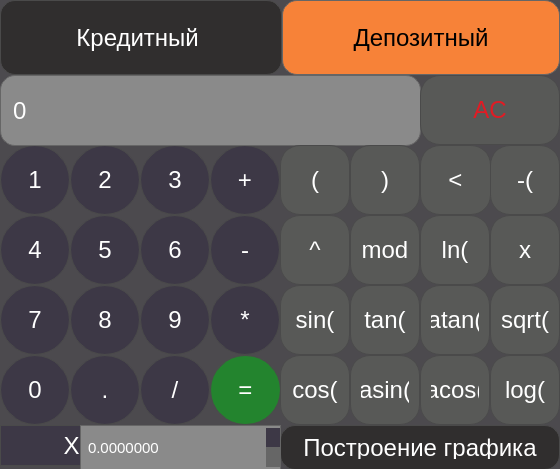
<?xml version="1.0" encoding="UTF-8"?>
<ui version="4.0">
 <class>MainWindow</class>
 <widget class="QMainWindow" name="MainWindow">
  <property name="geometry">
   <rect>
    <x>0</x>
    <y>0</y>
    <width>560</width>
    <height>469</height>
   </rect>
  </property>
  <property name="windowTitle">
   <string>MainWindow</string>
  </property>
  <property name="styleSheet">
   <string notr="true">font: 500 11pt &quot;Ubuntu Sans&quot;;
</string>
  </property>
  <widget class="QWidget" name="centralwidget">
   <property name="styleSheet">
    <string notr="true">background-color:rgb(76, 74, 78);
font: 500 11pt &quot;Ubuntu Sans&quot;;</string>
   </property>
   <widget class="QPushButton" name="pushButton_1">
    <property name="geometry">
     <rect>
      <x>0</x>
      <y>145</y>
      <width>70</width>
      <height>70</height>
     </rect>
    </property>
    <property name="styleSheet">
     <string notr="true">QPushButton {
    background-color:  rgb(61, 56, 70); /* Основной цвет кнопки*/
    color: #ffffff; /* Белый текст */
    border: 1px solid #4a4a4a; /* Светло-серый бордер */
    border-radius: 35px; /* Закругление углов */
    padding: 10px;
    font-size: 24px;
}

QPushButton:hover {
    background-color:rgb(118, 118, 118); /* Светлее при наведении */
}

QPushButton:pressed {
    background-color: rgb(0, 0, 0); /* Темнее при нажатии */
}
</string>
    </property>
    <property name="text">
     <string>1</string>
    </property>
   </widget>
   <widget class="QPushButton" name="pushButton_2">
    <property name="geometry">
     <rect>
      <x>70</x>
      <y>145</y>
      <width>70</width>
      <height>70</height>
     </rect>
    </property>
    <property name="styleSheet">
     <string notr="true">QPushButton {
    background-color:  rgb(61, 56, 70); /* Основной цвет кнопки*/
    color: #ffffff; /* Белый текст */
    border: 1px solid #4a4a4a; /* Светло-серый бордер */
    border-radius: 35px; /* Закругление углов */
    padding: 10px;
    font-size: 24px;
}

QPushButton:hover {
    background-color:rgb(118, 118, 118); /* Светлее при наведении */
}

QPushButton:pressed {
    background-color: rgb(0, 0, 0); /* Темнее при нажатии */
}
</string>
    </property>
    <property name="text">
     <string>2</string>
    </property>
   </widget>
   <widget class="QPushButton" name="pushButton_3">
    <property name="geometry">
     <rect>
      <x>140</x>
      <y>145</y>
      <width>70</width>
      <height>70</height>
     </rect>
    </property>
    <property name="styleSheet">
     <string notr="true">QPushButton {
    background-color:  rgb(61, 56, 70); /* Основной цвет кнопки*/
    color: #ffffff; /* Белый текст */
    border: 1px solid #4a4a4a; /* Светло-серый бордер */
    border-radius: 35px; /* Закругление углов */
    padding: 10px;
    font-size: 24px;
}

QPushButton:hover {
    background-color:rgb(118, 118, 118); /* Светлее при наведении */
}

QPushButton:pressed {
    background-color: rgb(0, 0, 0); /* Темнее при нажатии */
}
</string>
    </property>
    <property name="text">
     <string>3</string>
    </property>
   </widget>
   <widget class="QPushButton" name="pushButton_4">
    <property name="geometry">
     <rect>
      <x>0</x>
      <y>215</y>
      <width>70</width>
      <height>70</height>
     </rect>
    </property>
    <property name="styleSheet">
     <string notr="true">QPushButton {
    background-color:  rgb(61, 56, 70); /* Основной цвет кнопки*/
    color: #ffffff; /* Белый текст */
    border: 1px solid #4a4a4a; /* Светло-серый бордер */
    border-radius: 35px; /* Закругление углов */
    padding: 10px;
    font-size: 24px;
}

QPushButton:hover {
    background-color:rgb(118, 118, 118); /* Светлее при наведении */
}

QPushButton:pressed {
    background-color: rgb(0, 0, 0); /* Темнее при нажатии */
}
</string>
    </property>
    <property name="text">
     <string>4</string>
    </property>
   </widget>
   <widget class="QPushButton" name="pushButton_5">
    <property name="geometry">
     <rect>
      <x>70</x>
      <y>215</y>
      <width>70</width>
      <height>70</height>
     </rect>
    </property>
    <property name="styleSheet">
     <string notr="true">QPushButton {
    background-color:  rgb(61, 56, 70); /* Основной цвет кнопки*/
    color: #ffffff; /* Белый текст */
    border: 1px solid #4a4a4a; /* Светло-серый бордер */
    border-radius: 35px; /* Закругление углов */
    padding: 10px;
    font-size: 24px;
}

QPushButton:hover {
    background-color:rgb(118, 118, 118); /* Светлее при наведении */
}

QPushButton:pressed {
    background-color: rgb(0, 0, 0); /* Темнее при нажатии */
}
</string>
    </property>
    <property name="text">
     <string>5</string>
    </property>
   </widget>
   <widget class="QPushButton" name="pushButton_7">
    <property name="geometry">
     <rect>
      <x>0</x>
      <y>285</y>
      <width>70</width>
      <height>70</height>
     </rect>
    </property>
    <property name="styleSheet">
     <string notr="true">QPushButton {
    background-color:  rgb(61, 56, 70); /* Основной цвет кнопки*/
    color: #ffffff; /* Белый текст */
    border: 1px solid #4a4a4a; /* Светло-серый бордер */
    border-radius: 35px; /* Закругление углов */
    padding: 10px;
    font-size: 24px;
}

QPushButton:hover {
    background-color:rgb(118, 118, 118); /* Светлее при наведении */
}

QPushButton:pressed {
    background-color: rgb(0, 0, 0); /* Темнее при нажатии */
}
</string>
    </property>
    <property name="text">
     <string>7</string>
    </property>
   </widget>
   <widget class="QPushButton" name="pushButton_6">
    <property name="geometry">
     <rect>
      <x>140</x>
      <y>215</y>
      <width>70</width>
      <height>70</height>
     </rect>
    </property>
    <property name="styleSheet">
     <string notr="true">QPushButton {
    background-color:  rgb(61, 56, 70); /* Основной цвет кнопки*/
    color: #ffffff; /* Белый текст */
    border: 1px solid #4a4a4a; /* Светло-серый бордер */
    border-radius: 35px; /* Закругление углов */
    padding: 10px;
    font-size: 24px;
}

QPushButton:hover {
    background-color:rgb(118, 118, 118); /* Светлее при наведении */
}

QPushButton:pressed {
    background-color: rgb(0, 0, 0); /* Темнее при нажатии */
}
</string>
    </property>
    <property name="text">
     <string>6</string>
    </property>
   </widget>
   <widget class="QPushButton" name="pushButton_8">
    <property name="geometry">
     <rect>
      <x>70</x>
      <y>285</y>
      <width>70</width>
      <height>70</height>
     </rect>
    </property>
    <property name="styleSheet">
     <string notr="true">QPushButton {
    background-color:  rgb(61, 56, 70); /* Основной цвет кнопки*/
    color: #ffffff; /* Белый текст */
    border: 1px solid #4a4a4a; /* Светло-серый бордер */
    border-radius: 35px; /* Закругление углов */
    padding: 10px;
    font-size: 24px;
}

QPushButton:hover {
    background-color:rgb(118, 118, 118); /* Светлее при наведении */
}

QPushButton:pressed {
    background-color: rgb(0, 0, 0); /* Темнее при нажатии */
}
</string>
    </property>
    <property name="text">
     <string>8</string>
    </property>
   </widget>
   <widget class="QPushButton" name="pushButton_point">
    <property name="geometry">
     <rect>
      <x>70</x>
      <y>355</y>
      <width>70</width>
      <height>70</height>
     </rect>
    </property>
    <property name="styleSheet">
     <string notr="true">QPushButton {
    background-color:  rgb(61, 56, 70); /* Основной цвет кнопки*/
    color: #ffffff; /* Белый текст */
    border: 1px solid #4a4a4a; /* Светло-серый бордер */
    border-radius: 35px; /* Закругление углов */
    padding: 10px;
    font-size: 24px;
}

QPushButton:hover {
    background-color:rgb(118, 118, 118); /* Светлее при наведении */
}

QPushButton:pressed {
    background-color: rgb(0, 0, 0); /* Темнее при нажатии */
}
</string>
    </property>
    <property name="text">
     <string>.</string>
    </property>
   </widget>
   <widget class="QPushButton" name="pushButton_9">
    <property name="geometry">
     <rect>
      <x>140</x>
      <y>285</y>
      <width>70</width>
      <height>70</height>
     </rect>
    </property>
    <property name="styleSheet">
     <string notr="true">QPushButton {
    background-color:  rgb(61, 56, 70); /* Основной цвет кнопки*/
    color: #ffffff; /* Белый текст */
    border: 1px solid #4a4a4a; /* Светло-серый бордер */
    border-radius: 35px; /* Закругление углов */
    padding: 10px;
    font-size: 24px;
}

QPushButton:hover {
    background-color:rgb(118, 118, 118); /* Светлее при наведении */
}

QPushButton:pressed {
    background-color: rgb(0, 0, 0); /* Темнее при нажатии */
}
</string>
    </property>
    <property name="text">
     <string>9</string>
    </property>
   </widget>
   <widget class="QPushButton" name="pushButton_0">
    <property name="geometry">
     <rect>
      <x>0</x>
      <y>355</y>
      <width>70</width>
      <height>70</height>
     </rect>
    </property>
    <property name="styleSheet">
     <string notr="true">QPushButton {
    background-color:  rgb(61, 56, 70); /* Основной цвет кнопки*/
    color: #ffffff; /* Белый текст */
    border: 1px solid #4a4a4a; /* Светло-серый бордер */
    border-radius: 35px; /* Закругление углов */
    padding: 10px;
    font-size: 24px;
}

QPushButton:hover {
    background-color:rgb(118, 118, 118); /* Светлее при наведении */
}

QPushButton:pressed {
    background-color: rgb(0, 0, 0); /* Темнее при нажатии */
}
</string>
    </property>
    <property name="text">
     <string>0</string>
    </property>
   </widget>
   <widget class="QPushButton" name="pushButton_plus">
    <property name="geometry">
     <rect>
      <x>210</x>
      <y>145</y>
      <width>70</width>
      <height>70</height>
     </rect>
    </property>
    <property name="styleSheet">
     <string notr="true">QPushButton {
    background-color:  rgb(61, 56, 70); /* Основной цвет кнопки*/
    color: #ffffff; /* Белый текст */
    border: 1px solid #4a4a4a; /* Светло-серый бордер */
    border-radius: 35px; /* Закругление углов */
    padding: 10px;
    font-size: 24px;
}

QPushButton:hover {
    background-color:rgb(118, 118, 118); /* Светлее при наведении */
}

QPushButton:pressed {
    background-color: rgb(0, 0, 0); /* Темнее при нажатии */
}
</string>
    </property>
    <property name="text">
     <string>+</string>
    </property>
   </widget>
   <widget class="QPushButton" name="pushButton_minus">
    <property name="geometry">
     <rect>
      <x>210</x>
      <y>215</y>
      <width>70</width>
      <height>70</height>
     </rect>
    </property>
    <property name="styleSheet">
     <string notr="true">QPushButton {
    background-color:  rgb(61, 56, 70); /* Основной цвет кнопки*/
    color: #ffffff; /* Белый текст */
    border: 1px solid #4a4a4a; /* Светло-серый бордер */
    border-radius: 35px; /* Закругление углов */
    padding: 10px;
    font-size: 24px;
}

QPushButton:hover {
    background-color:rgb(118, 118, 118); /* Светлее при наведении */
}

QPushButton:pressed {
    background-color: rgb(0, 0, 0); /* Темнее при нажатии */
}
</string>
    </property>
    <property name="text">
     <string>-</string>
    </property>
   </widget>
   <widget class="QPushButton" name="pushButton_mul">
    <property name="geometry">
     <rect>
      <x>210</x>
      <y>285</y>
      <width>70</width>
      <height>70</height>
     </rect>
    </property>
    <property name="styleSheet">
     <string notr="true">QPushButton {
    background-color:  rgb(61, 56, 70); /* Основной цвет кнопки*/
    color: #ffffff; /* Белый текст */
    border: 1px solid #4a4a4a; /* Светло-серый бордер */
    border-radius: 35px; /* Закругление углов */
    padding: 10px;
    font-size: 24px;
}

QPushButton:hover {
    background-color:rgb(118, 118, 118); /* Светлее при наведении */
}

QPushButton:pressed {
    background-color: rgb(0, 0, 0); /* Темнее при нажатии */
}
</string>
    </property>
    <property name="text">
     <string>*</string>
    </property>
   </widget>
   <widget class="QPushButton" name="pushButton_div">
    <property name="geometry">
     <rect>
      <x>140</x>
      <y>355</y>
      <width>70</width>
      <height>70</height>
     </rect>
    </property>
    <property name="styleSheet">
     <string notr="true">QPushButton {
    background-color:  rgb(61, 56, 70); /* Основной цвет кнопки*/
    color: #ffffff; /* Белый текст */
    border: 1px solid #4a4a4a; /* Светло-серый бордер */
    border-radius: 35px; /* Закругление углов */
    padding: 10px;
    font-size: 24px;
}

QPushButton:hover {
    background-color:rgb(118, 118, 118); /* Светлее при наведении */
}

QPushButton:pressed {
    background-color: rgb(0, 0, 0); /* Темнее при нажатии */
}
</string>
    </property>
    <property name="text">
     <string>/</string>
    </property>
   </widget>
   <widget class="QLineEdit" name="lineEdit">
    <property name="geometry">
     <rect>
      <x>0</x>
      <y>75</y>
      <width>421</width>
      <height>71</height>
     </rect>
    </property>
    <property name="styleSheet">
     <string notr="true">QLineEdit {
    background-color: #8a8a8a; /* Темный фон дисплея */
    color: #ffffff; /* Белый текст */
    border: 1px solid #666666; /* Светло-серый бордер */
	border-radius: 15px; /* Закругление углов */
    padding: 10px;
    font-size: 24px;
}
</string>
    </property>
    <property name="text">
     <string>0</string>
    </property>
   </widget>
   <widget class="QPushButton" name="pushButton_AC">
    <property name="geometry">
     <rect>
      <x>420</x>
      <y>75</y>
      <width>140</width>
      <height>70</height>
     </rect>
    </property>
    <property name="styleSheet">
     <string notr="true">QPushButton {
    background-color:  rgb(88, 89, 87); /* Основной цвет кнопки*/
    color: rgb(224, 27, 36); /* Белый текст */
    border: 1px solid #4a4a4a; /* Светло-серый бордер */
    border-radius: 20px; /* Закругление углов */
    padding: 10px;
    font-size: 24px;
}

QPushButton:hover {
    background-color:rgb(192, 191, 188); /* Светлее при наведении */
}

QPushButton:pressed {
    background-color: rgb(0, 0, 0); /* Темнее при нажатии */
}
</string>
    </property>
    <property name="text">
     <string>AC</string>
    </property>
   </widget>
   <widget class="QPushButton" name="pushButton_res">
    <property name="geometry">
     <rect>
      <x>210</x>
      <y>355</y>
      <width>71</width>
      <height>70</height>
     </rect>
    </property>
    <property name="styleSheet">
     <string notr="true">QPushButton {
    background-color:  rgb(35, 132, 46); /* Основной цвет кнопки*/
    color: #ffffff; /* Белый текст */
    border: 1px solid #4a4a4a; /* Светло-серый бордер */
    border-radius: 35px; /* Закругление углов */
    padding: 10px;
    font-size: 24px;
}

QPushButton:hover {
    background-color:rgb(51, 209, 122); /* Светлее при наведении */
}

QPushButton:pressed {
    background-color: rgb(143, 240, 164); /* Темнее при нажатии */
}
</string>
    </property>
    <property name="text">
     <string>=</string>
    </property>
   </widget>
   <widget class="QPushButton" name="pushButton_open">
    <property name="geometry">
     <rect>
      <x>280</x>
      <y>145</y>
      <width>70</width>
      <height>70</height>
     </rect>
    </property>
    <property name="styleSheet">
     <string notr="true">QPushButton {
    background-color:  rgb(88, 89, 87); /* Основной цвет кнопки*/
    color: #ffffff; /* Белый текст */
    border: 1px solid #4a4a4a; /* Светло-серый бордер */
    border-radius: 20px; /* Закругление углов */
    padding: 10px;
    font-size: 24px;
}

QPushButton:hover {
    background-color:rgb(192, 191, 188); /* Светлее при наведении */
}

QPushButton:pressed {
    background-color: rgb(0, 0, 0); /* Темнее при нажатии */
}
</string>
    </property>
    <property name="text">
     <string>(</string>
    </property>
   </widget>
   <widget class="QPushButton" name="pushButton_close">
    <property name="geometry">
     <rect>
      <x>350</x>
      <y>145</y>
      <width>70</width>
      <height>70</height>
     </rect>
    </property>
    <property name="styleSheet">
     <string notr="true">QPushButton {
    background-color:  rgb(88, 89, 87); /* Основной цвет кнопки*/
    color: #ffffff; /* Белый текст */
    border: 1px solid #4a4a4a; /* Светло-серый бордер */
    border-radius: 20px; /* Закругление углов */
    padding: 10px;
    font-size: 24px;
}

QPushButton:hover {
    background-color:rgb(192, 191, 188); /* Светлее при наведении */
}

QPushButton:pressed {
    background-color: rgb(0, 0, 0); /* Темнее при нажатии */
}
</string>
    </property>
    <property name="text">
     <string>)</string>
    </property>
   </widget>
   <widget class="QPushButton" name="pushButton_pow">
    <property name="geometry">
     <rect>
      <x>280</x>
      <y>215</y>
      <width>70</width>
      <height>70</height>
     </rect>
    </property>
    <property name="styleSheet">
     <string notr="true">QPushButton {
    background-color:  rgb(88, 89, 87); /* Основной цвет кнопки*/
    color: #ffffff; /* Белый текст */
    border: 1px solid #4a4a4a; /* Светло-серый бордер */
    border-radius: 20px; /* Закругление углов */
    padding: 10px;
    font-size: 24px;
}

QPushButton:hover {
    background-color:rgb(192, 191, 188); /* Светлее при наведении */
}

QPushButton:pressed {
    background-color: rgb(0, 0, 0); /* Темнее при нажатии */
}
</string>
    </property>
    <property name="text">
     <string>^</string>
    </property>
   </widget>
   <widget class="QPushButton" name="pushButton_mod">
    <property name="geometry">
     <rect>
      <x>350</x>
      <y>215</y>
      <width>70</width>
      <height>70</height>
     </rect>
    </property>
    <property name="styleSheet">
     <string notr="true">QPushButton {
    background-color:  rgb(88, 89, 87); /* Основной цвет кнопки*/
    color: #ffffff; /* Белый текст */
    border: 1px solid #4a4a4a; /* Светло-серый бордер */
    border-radius: 20px; /* Закругление углов */
    padding: 10px;
    font-size: 24px;
}

QPushButton:hover {
    background-color:rgb(192, 191, 188); /* Светлее при наведении */
}

QPushButton:pressed {
    background-color: rgb(0, 0, 0); /* Темнее при нажатии */
}
</string>
    </property>
    <property name="text">
     <string>mod</string>
    </property>
   </widget>
   <widget class="QPushButton" name="pushButton_sin">
    <property name="geometry">
     <rect>
      <x>280</x>
      <y>285</y>
      <width>70</width>
      <height>70</height>
     </rect>
    </property>
    <property name="styleSheet">
     <string notr="true">QPushButton {
    background-color:  rgb(88, 89, 87); /* Основной цвет кнопки*/
    color: #ffffff; /* Белый текст */
    border: 1px solid #4a4a4a; /* Светло-серый бордер */
    border-radius: 20px; /* Закругление углов */
    padding: 10px;
    font-size: 24px;
}

QPushButton:hover {
    background-color:rgb(192, 191, 188); /* Светлее при наведении */
}

QPushButton:pressed {
    background-color: rgb(0, 0, 0); /* Темнее при нажатии */
}
</string>
    </property>
    <property name="text">
     <string>sin(</string>
    </property>
   </widget>
   <widget class="QPushButton" name="pushButton_cos">
    <property name="geometry">
     <rect>
      <x>280</x>
      <y>355</y>
      <width>70</width>
      <height>70</height>
     </rect>
    </property>
    <property name="styleSheet">
     <string notr="true">QPushButton {
    background-color:  rgb(88, 89, 87); /* Основной цвет кнопки*/
    color: #ffffff; /* Белый текст */
    border: 1px solid #4a4a4a; /* Светло-серый бордер */
    border-radius: 20px; /* Закругление углов */
    padding: 10px;
    font-size: 24px;
}

QPushButton:hover {
    background-color:rgb(192, 191, 188); /* Светлее при наведении */
}

QPushButton:pressed {
    background-color: rgb(0, 0, 0); /* Темнее при нажатии */
}
</string>
    </property>
    <property name="text">
     <string>cos(</string>
    </property>
   </widget>
   <widget class="QPushButton" name="pushButton_tan">
    <property name="geometry">
     <rect>
      <x>350</x>
      <y>285</y>
      <width>70</width>
      <height>70</height>
     </rect>
    </property>
    <property name="styleSheet">
     <string notr="true">QPushButton {
    background-color:  rgb(88, 89, 87); /* Основной цвет кнопки*/
    color: #ffffff; /* Белый текст */
    border: 1px solid #4a4a4a; /* Светло-серый бордер */
    border-radius: 20px; /* Закругление углов */
    padding: 10px;
    font-size: 24px;
}

QPushButton:hover {
    background-color:rgb(192, 191, 188); /* Светлее при наведении */
}

QPushButton:pressed {
    background-color: rgb(0, 0, 0); /* Темнее при нажатии */
}
</string>
    </property>
    <property name="text">
     <string>tan(</string>
    </property>
   </widget>
   <widget class="QPushButton" name="pushButton_asin">
    <property name="geometry">
     <rect>
      <x>350</x>
      <y>355</y>
      <width>70</width>
      <height>70</height>
     </rect>
    </property>
    <property name="styleSheet">
     <string notr="true">QPushButton {
    background-color:  rgb(88, 89, 87); /* Основной цвет кнопки*/
    color: #ffffff; /* Белый текст */
    border: 1px solid #4a4a4a; /* Светло-серый бордер */
    border-radius: 20px; /* Закругление углов */
    padding: 10px;
    font-size: 24px;
}

QPushButton:hover {
    background-color:rgb(192, 191, 188); /* Светлее при наведении */
}

QPushButton:pressed {
    background-color: rgb(0, 0, 0); /* Темнее при нажатии */
}
</string>
    </property>
    <property name="text">
     <string>asin(</string>
    </property>
   </widget>
   <widget class="QPushButton" name="pushButton_acos">
    <property name="geometry">
     <rect>
      <x>420</x>
      <y>355</y>
      <width>70</width>
      <height>70</height>
     </rect>
    </property>
    <property name="styleSheet">
     <string notr="true">QPushButton {
    background-color:  rgb(88, 89, 87); /* Основной цвет кнопки*/
    color: #ffffff; /* Белый текст */
    border: 1px solid #4a4a4a; /* Светло-серый бордер */
    border-radius: 20px; /* Закругление углов */
    padding: 10px;
    font-size: 24px;
}

QPushButton:hover {
    background-color:rgb(192, 191, 188); /* Светлее при наведении */
}

QPushButton:pressed {
    background-color: rgb(0, 0, 0); /* Темнее при нажатии */
}
</string>
    </property>
    <property name="text">
     <string>acos(</string>
    </property>
   </widget>
   <widget class="QPushButton" name="pushButton_atan">
    <property name="geometry">
     <rect>
      <x>420</x>
      <y>285</y>
      <width>70</width>
      <height>70</height>
     </rect>
    </property>
    <property name="styleSheet">
     <string notr="true">QPushButton {
    background-color:  rgb(88, 89, 87); /* Основной цвет кнопки*/
    color: #ffffff; /* Белый текст */
    border: 1px solid #4a4a4a; /* Светло-серый бордер */
    border-radius: 20px; /* Закругление углов */
    padding: 10px;
    font-size: 24px;
}

QPushButton:hover {
    background-color:rgb(192, 191, 188); /* Светлее при наведении */
}

QPushButton:pressed {
    background-color: rgb(0, 0, 0); /* Темнее при нажатии */
}
</string>
    </property>
    <property name="text">
     <string>atan(</string>
    </property>
   </widget>
   <widget class="QPushButton" name="pushButton_ln">
    <property name="geometry">
     <rect>
      <x>420</x>
      <y>215</y>
      <width>70</width>
      <height>70</height>
     </rect>
    </property>
    <property name="styleSheet">
     <string notr="true">QPushButton {
    background-color:  rgb(88, 89, 87); /* Основной цвет кнопки*/
    color: #ffffff; /* Белый текст */
    border: 1px solid #4a4a4a; /* Светло-серый бордер */
    border-radius: 20px; /* Закругление углов */
    padding: 10px;
    font-size: 24px;
}

QPushButton:hover {
    background-color:rgb(192, 191, 188); /* Светлее при наведении */
}

QPushButton:pressed {
    background-color: rgb(0, 0, 0); /* Темнее при нажатии */
}
</string>
    </property>
    <property name="text">
     <string>ln(</string>
    </property>
   </widget>
   <widget class="QPushButton" name="pushButton_log">
    <property name="geometry">
     <rect>
      <x>490</x>
      <y>355</y>
      <width>70</width>
      <height>70</height>
     </rect>
    </property>
    <property name="styleSheet">
     <string notr="true">QPushButton {
    background-color:  rgb(88, 89, 87); /* Основной цвет кнопки*/
    color: #ffffff; /* Белый текст */
    border: 1px solid #4a4a4a; /* Светло-серый бордер */
    border-radius: 20px; /* Закругление углов */
    padding: 10px;
    font-size: 24px;
}

QPushButton:hover {
    background-color:rgb(192, 191, 188); /* Светлее при наведении */
}

QPushButton:pressed {
    background-color: rgb(0, 0, 0); /* Темнее при нажатии */
}
</string>
    </property>
    <property name="text">
     <string>log(</string>
    </property>
   </widget>
   <widget class="QPushButton" name="pushButton_sqrt">
    <property name="geometry">
     <rect>
      <x>490</x>
      <y>285</y>
      <width>70</width>
      <height>70</height>
     </rect>
    </property>
    <property name="styleSheet">
     <string notr="true">QPushButton {
    background-color:  rgb(88, 89, 87); /* Основной цвет кнопки*/
    color: #ffffff; /* Белый текст */
    border: 1px solid #4a4a4a; /* Светло-серый бордер */
    border-radius: 20px; /* Закругление углов */
    padding: 10px;
    font-size: 24px;
}

QPushButton:hover {
    background-color:rgb(192, 191, 188); /* Светлее при наведении */
}

QPushButton:pressed {
    background-color: rgb(0, 0, 0); /* Темнее при нажатии */
}
</string>
    </property>
    <property name="text">
     <string>sqrt(</string>
    </property>
   </widget>
   <widget class="QPushButton" name="pushButton_x">
    <property name="geometry">
     <rect>
      <x>490</x>
      <y>215</y>
      <width>70</width>
      <height>70</height>
     </rect>
    </property>
    <property name="styleSheet">
     <string notr="true">QPushButton {
    background-color:  rgb(88, 89, 87); /* Основной цвет кнопки*/
    color: #ffffff; /* Белый текст */
    border: 1px solid #4a4a4a; /* Светло-серый бордер */
    border-radius: 20px; /* Закругление углов */
    padding: 10px;
    font-size: 24px;
}

QPushButton:hover {
    background-color:rgb(192, 191, 188); /* Светлее при наведении */
}

QPushButton:pressed {
    background-color: rgb(0, 0, 0); /* Темнее при нажатии */
}
</string>
    </property>
    <property name="text">
     <string>x</string>
    </property>
   </widget>
   <widget class="QPushButton" name="pushButton_minus_close">
    <property name="geometry">
     <rect>
      <x>490</x>
      <y>145</y>
      <width>70</width>
      <height>70</height>
     </rect>
    </property>
    <property name="styleSheet">
     <string notr="true">QPushButton {
    background-color:  rgb(88, 89, 87); /* Основной цвет кнопки*/
    color: #ffffff; /* Белый текст */
    border: 1px solid #4a4a4a; /* Светло-серый бордер */
    border-radius: 20px; /* Закругление углов */
    padding: 10px;
    font-size: 24px;
}

QPushButton:hover {
    background-color:rgb(192, 191, 188); /* Светлее при наведении */
}

QPushButton:pressed {
    background-color: rgb(0, 0, 0); /* Темнее при нажатии */
}
</string>
    </property>
    <property name="text">
     <string>-(</string>
    </property>
   </widget>
   <widget class="QPushButton" name="pushButton_graf">
    <property name="geometry">
     <rect>
      <x>280</x>
      <y>425</y>
      <width>280</width>
      <height>45</height>
     </rect>
    </property>
    <property name="styleSheet">
     <string notr="true">QPushButton {
    background-color:rgb(48, 46, 46); /* Основной цвет кнопки*/
    color: #ffffff; /* Белый текст */
    border: 1px solid #4a4a4a; /* Светло-серый бордер */
    border-radius: 15px; /* Закругление углов */
    padding: 10px;
    font-size: 24px;
}

QPushButton:hover {
    background-color:rgb(179, 179, 179); /* Светлее при наведении */
}

QPushButton:pressed {
    background-color: rgb(26, 25, 25); /* Темнее при нажатии */
}
</string>
    </property>
    <property name="text">
     <string>Построение графика</string>
    </property>
   </widget>
   <widget class="QPushButton" name="pushButton_dellast">
    <property name="geometry">
     <rect>
      <x>420</x>
      <y>145</y>
      <width>71</width>
      <height>70</height>
     </rect>
    </property>
    <property name="styleSheet">
     <string notr="true">QPushButton {
    background-color:  rgb(88, 89, 87); /* Основной цвет кнопки*/
    color: #ffffff; /* Белый текст */
    border: 1px solid #4a4a4a; /* Светло-серый бордер */
    border-radius: 20px; /* Закругление углов */
    padding: 10px;
    font-size: 24px;
}

QPushButton:hover {
    background-color:rgb(192, 191, 188); /* Светлее при наведении */
}

QPushButton:pressed {
    background-color: rgb(0, 0, 0); /* Темнее при нажатии */
}
</string>
    </property>
    <property name="text">
     <string>&lt;</string>
    </property>
   </widget>
   <widget class="QLabel" name="label">
    <property name="geometry">
     <rect>
      <x>0</x>
      <y>425</y>
      <width>101</width>
      <height>41</height>
     </rect>
    </property>
    <property name="styleSheet">
     <string notr="true">QLabel {
    background-color:  rgb(61, 56, 70); /* Основной цвет кнопки*/
    color: #ffffff; /* Белый текст */
    border: 1px solid #4a4a4a; /* Светло-серый бордер */
    border-radius: 35px; /* Закругление углов */
    padding: 10px;
    font-size: 24px;
}
</string>
    </property>
    <property name="text">
     <string>       X:</string>
    </property>
   </widget>
   <widget class="QDoubleSpinBox" name="doubleSpinBox">
    <property name="geometry">
     <rect>
      <x>80</x>
      <y>425</y>
      <width>201</width>
      <height>45</height>
     </rect>
    </property>
    <property name="styleSheet">
     <string notr="true">QDoubleSpinBox {
    background-color: #8a8a8a; /* Темный фон дисплея */
    color: #ffffff; /* Белый текст */
    border: 1px solid #666666; /* Светло-серый бордер */
    border-radius: 0px; /* Закругление углов */
    padding: 5px;
    font-size: 15px;
}

/* Стиль для стрелок */
QDoubleSpinBox::up-button {
    background-color: rgb(61, 56, 70); /* Цвет фона для кнопки вверх */
   border: none; /* Без границы */
}

QDoubleSpinBox::down-button {
    background-color: #666666; /* Цвет фона для кнопки вниз */
  border: none; /* Без границы */
}

/* Цвет текста стрелок */
QDoubleSpinBox::up-button:hover,
QDoubleSpinBox::down-button:hover {
    background-color: #ff8c00; /* Цвет фона при наведении */
}

QDoubleSpinBox::up-button:pressed,
QDoubleSpinBox::down-button:pressed {
    background-color: #ff4500; /* Цвет фона при нажатии */
}
</string>
    </property>
    <property name="decimals">
     <number>7</number>
    </property>
    <property name="minimum">
     <double>-1000000.000000000000000</double>
    </property>
    <property name="maximum">
     <double>1000000.000000000000000</double>
    </property>
   </widget>
   <widget class="QPushButton" name="pushButton">
    <property name="geometry">
     <rect>
      <x>0</x>
      <y>0</y>
      <width>282</width>
      <height>75</height>
     </rect>
    </property>
    <property name="styleSheet">
     <string notr="true">QPushButton {
    background-color:rgb(48, 46, 46); /* Основной цвет кнопки*/
    color: #ffffff; /* Белый текст */
    border: 1px solid #4a4a4a; /* Светло-серый бордер */
    border-radius: 15px; /* Закругление углов */
    padding: 10px;
    font-size: 24px;
}

QPushButton:hover {
    background-color:rgb(179, 179, 179); /* Светлее при наведении */
}

QPushButton:pressed {
    background-color: rgb(26, 25, 25); /* Темнее при нажатии */
}
</string>
    </property>
    <property name="text">
     <string>Кредитный </string>
    </property>
   </widget>
   <widget class="QPushButton" name="pushButton_10">
    <property name="geometry">
     <rect>
      <x>282</x>
      <y>0</y>
      <width>278</width>
      <height>75</height>
     </rect>
    </property>
    <property name="styleSheet">
     <string notr="true">QPushButton {
    background-color:rgb(247, 130, 56); /* Оранжевый фон кнопок */
    border: 1px solid #666666; /* Светло-серый бордер */
    border-radius: 15px; /* Скругленные углы */
    padding: 10px;
    font-size:  24px;
}
QPushButton:hover {
    background-color:rgb(249, 197, 122); /* Светлее при наведении */
}

QPushButton:pressed {
    background-color: rgb(198, 70, 0); /* Темнее при нажатии */
}</string>
    </property>
    <property name="text">
     <string>Депозитный</string>
    </property>
   </widget>
  </widget>
 </widget>
 <resources/>
 <connections/>
</ui>
